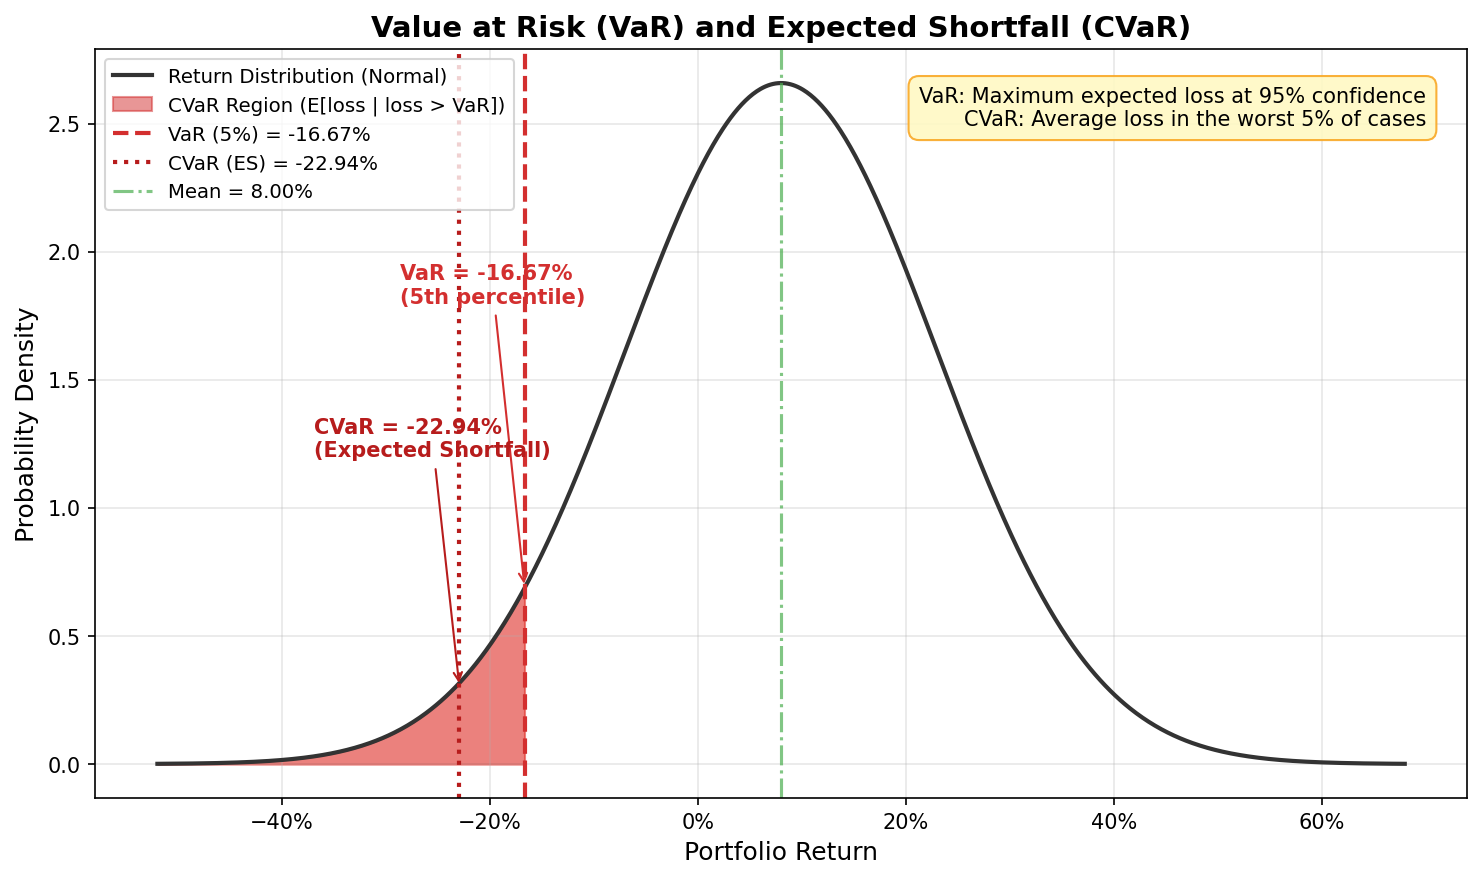

This chart was generated by the following Python code:
"""
Week 42 - Value at Risk (VaR) and Conditional VaR (CVaR)
=========================================================
Visualizes a normal distribution of portfolio returns with:
  - VaR at the 5th percentile (95% confidence level)
  - CVaR (Expected Shortfall) = expected loss beyond VaR
Both regions are shaded for clarity.
Output: week42_var_distribution.png
"""

import matplotlib.pyplot as plt
import numpy as np
from scipy import stats
import os

# ---------------------------------------------------------------------------
# Distribution parameters
# ---------------------------------------------------------------------------
mu = 0.08       # mean daily return (annualized for illustration)
sigma = 0.15    # standard deviation
alpha = 0.05    # 5th percentile

x = np.linspace(mu - 4 * sigma, mu + 4 * sigma, 1000)
pdf = stats.norm.pdf(x, mu, sigma)

# VaR: 5th percentile
var_95 = stats.norm.ppf(alpha, mu, sigma)

# CVaR (Expected Shortfall): E[X | X < VaR]
# For normal distribution: CVaR = mu - sigma * phi(z_alpha) / alpha
z_alpha = stats.norm.ppf(alpha)
cvar_95 = mu - sigma * stats.norm.pdf(z_alpha) / alpha

# ---------------------------------------------------------------------------
# Plot
# ---------------------------------------------------------------------------
fig, ax = plt.subplots(figsize=(10, 6))

# Full distribution curve
ax.plot(x, pdf, color="#333333", linewidth=2, label="Return Distribution (Normal)")

# Shade CVaR region (beyond VaR, the deeper tail)
x_cvar = x[x <= var_95]
ax.fill_between(x_cvar, stats.norm.pdf(x_cvar, mu, sigma),
                color="#D32F2F", alpha=0.5, label=f"CVaR Region (E[loss | loss > VaR])")

# Shade VaR line region (between CVaR marker and VaR)
x_var_region = x[x <= var_95]
ax.fill_between(x_var_region, stats.norm.pdf(x_var_region, mu, sigma),
                color="#F44336", alpha=0.25)

# VaR vertical line
ax.axvline(x=var_95, color="#D32F2F", linewidth=2, linestyle="--",
           label=f"VaR (5%) = {var_95:.2%}")

# CVaR vertical line
ax.axvline(x=cvar_95, color="#B71C1C", linewidth=2, linestyle=":",
           label=f"CVaR (ES) = {cvar_95:.2%}")

# Mean line
ax.axvline(x=mu, color="#4CAF50", linewidth=1.5, linestyle="-.",
           label=f"Mean = {mu:.2%}", alpha=0.7)

# Annotations
ax.annotate(f"VaR = {var_95:.2%}\n(5th percentile)",
            xy=(var_95, stats.norm.pdf(var_95, mu, sigma)),
            xytext=(var_95 - 0.12, 1.8),
            fontsize=10, color="#D32F2F", fontweight="bold",
            arrowprops=dict(arrowstyle="->", color="#D32F2F"))

ax.annotate(f"CVaR = {cvar_95:.2%}\n(Expected Shortfall)",
            xy=(cvar_95, 0.3),
            xytext=(cvar_95 - 0.14, 1.2),
            fontsize=10, color="#B71C1C", fontweight="bold",
            arrowprops=dict(arrowstyle="->", color="#B71C1C"))

# Description box
props = dict(boxstyle="round,pad=0.5", facecolor="#FFF9C4", edgecolor="#F9A825", alpha=0.9)
explanation = ("VaR: Maximum expected loss at 95% confidence\n"
               "CVaR: Average loss in the worst 5% of cases")
ax.text(0.97, 0.95, explanation, transform=ax.transAxes,
        fontsize=10, verticalalignment="top", horizontalalignment="right", bbox=props)

# Formatting
ax.set_xlabel("Portfolio Return", fontsize=12)
ax.set_ylabel("Probability Density", fontsize=12)
ax.set_title("Value at Risk (VaR) and Expected Shortfall (CVaR)",
             fontsize=14, fontweight="bold")
ax.legend(fontsize=9.5, loc="upper left")
ax.grid(True, alpha=0.3)

# Format x-axis as percentage
from matplotlib.ticker import PercentFormatter
ax.xaxis.set_major_formatter(PercentFormatter(1.0))

plt.tight_layout()

# Save output
output_path = os.path.join(os.path.dirname(__file__), "week42_var_distribution.png")
plt.savefig(output_path, dpi=150, bbox_inches="tight")
plt.close()
print(f"Saved: {output_path}")
